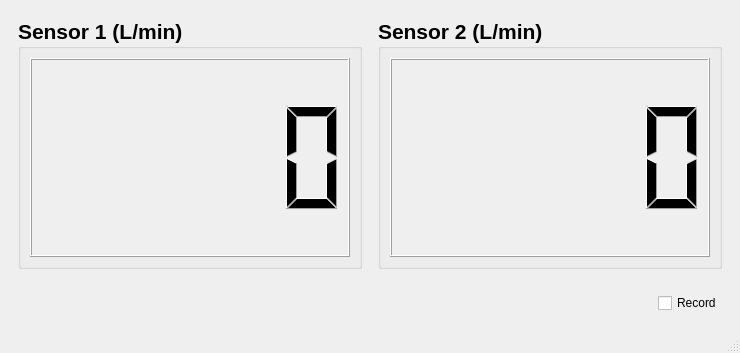
<?xml version="1.0" encoding="UTF-8"?>
<ui version="4.0">
 <class>MainWindow</class>
 <widget class="QMainWindow" name="MainWindow">
  <property name="geometry">
   <rect>
    <x>0</x>
    <y>0</y>
    <width>740</width>
    <height>353</height>
   </rect>
  </property>
  <property name="windowTitle">
   <string>FS2012 Flow Sensors</string>
  </property>
  <widget class="QWidget" name="centralwidget">
   <layout class="QVBoxLayout" name="verticalLayout">
    <item>
     <widget class="QWidget" name="widget" native="true">
      <property name="sizePolicy">
       <sizepolicy hsizetype="Preferred" vsizetype="Preferred">
        <horstretch>0</horstretch>
        <verstretch>0</verstretch>
       </sizepolicy>
      </property>
      <layout class="QHBoxLayout" name="horizontalLayout_3">
       <item>
        <widget class="QGroupBox" name="groupBox1">
         <property name="font">
          <font>
           <pointsize>16</pointsize>
           <weight>75</weight>
           <bold>true</bold>
          </font>
         </property>
         <property name="title">
          <string>Sensor 1 (L/min)</string>
         </property>
         <property name="flat">
          <bool>true</bool>
         </property>
         <layout class="QHBoxLayout" name="horizontalLayout">
          <item>
           <widget class="QLCDNumber" name="lcdNumber1">
            <property name="autoFillBackground">
             <bool>true</bool>
            </property>
            <property name="frameShape">
             <enum>QFrame::Box</enum>
            </property>
            <property name="segmentStyle">
             <enum>QLCDNumber::Filled</enum>
            </property>
           </widget>
          </item>
         </layout>
        </widget>
       </item>
       <item>
        <spacer name="horizontalSpacer">
         <property name="orientation">
          <enum>Qt::Horizontal</enum>
         </property>
         <property name="sizeType">
          <enum>QSizePolicy::Fixed</enum>
         </property>
         <property name="sizeHint" stdset="0">
          <size>
           <width>10</width>
           <height>20</height>
          </size>
         </property>
        </spacer>
       </item>
       <item>
        <widget class="QGroupBox" name="groupBox2">
         <property name="font">
          <font>
           <pointsize>16</pointsize>
           <weight>75</weight>
           <bold>true</bold>
          </font>
         </property>
         <property name="title">
          <string>Sensor 2 (L/min)</string>
         </property>
         <property name="flat">
          <bool>true</bool>
         </property>
         <layout class="QHBoxLayout" name="horizontalLayout_2">
          <item>
           <widget class="QLCDNumber" name="lcdNumber2">
            <property name="autoFillBackground">
             <bool>true</bool>
            </property>
            <property name="frameShape">
             <enum>QFrame::Box</enum>
            </property>
            <property name="segmentStyle">
             <enum>QLCDNumber::Filled</enum>
            </property>
           </widget>
          </item>
         </layout>
        </widget>
       </item>
      </layout>
     </widget>
    </item>
    <item>
     <widget class="QWidget" name="widget_2" native="true">
      <property name="sizePolicy">
       <sizepolicy hsizetype="Preferred" vsizetype="Fixed">
        <horstretch>0</horstretch>
        <verstretch>0</verstretch>
       </sizepolicy>
      </property>
      <layout class="QHBoxLayout" name="horizontalLayout_4">
       <item>
        <spacer name="horizontalSpacer_2">
         <property name="orientation">
          <enum>Qt::Horizontal</enum>
         </property>
         <property name="sizeHint" stdset="0">
          <size>
           <width>117</width>
           <height>20</height>
          </size>
         </property>
        </spacer>
       </item>
       <item>
        <widget class="QCheckBox" name="recordCheckBox">
         <property name="text">
          <string>Record</string>
         </property>
        </widget>
       </item>
      </layout>
     </widget>
    </item>
   </layout>
  </widget>
  <widget class="QMenuBar" name="menubar">
   <property name="geometry">
    <rect>
     <x>0</x>
     <y>0</y>
     <width>740</width>
     <height>30</height>
    </rect>
   </property>
  </widget>
  <widget class="QStatusBar" name="statusbar"/>
 </widget>
 <resources/>
 <connections/>
</ui>
